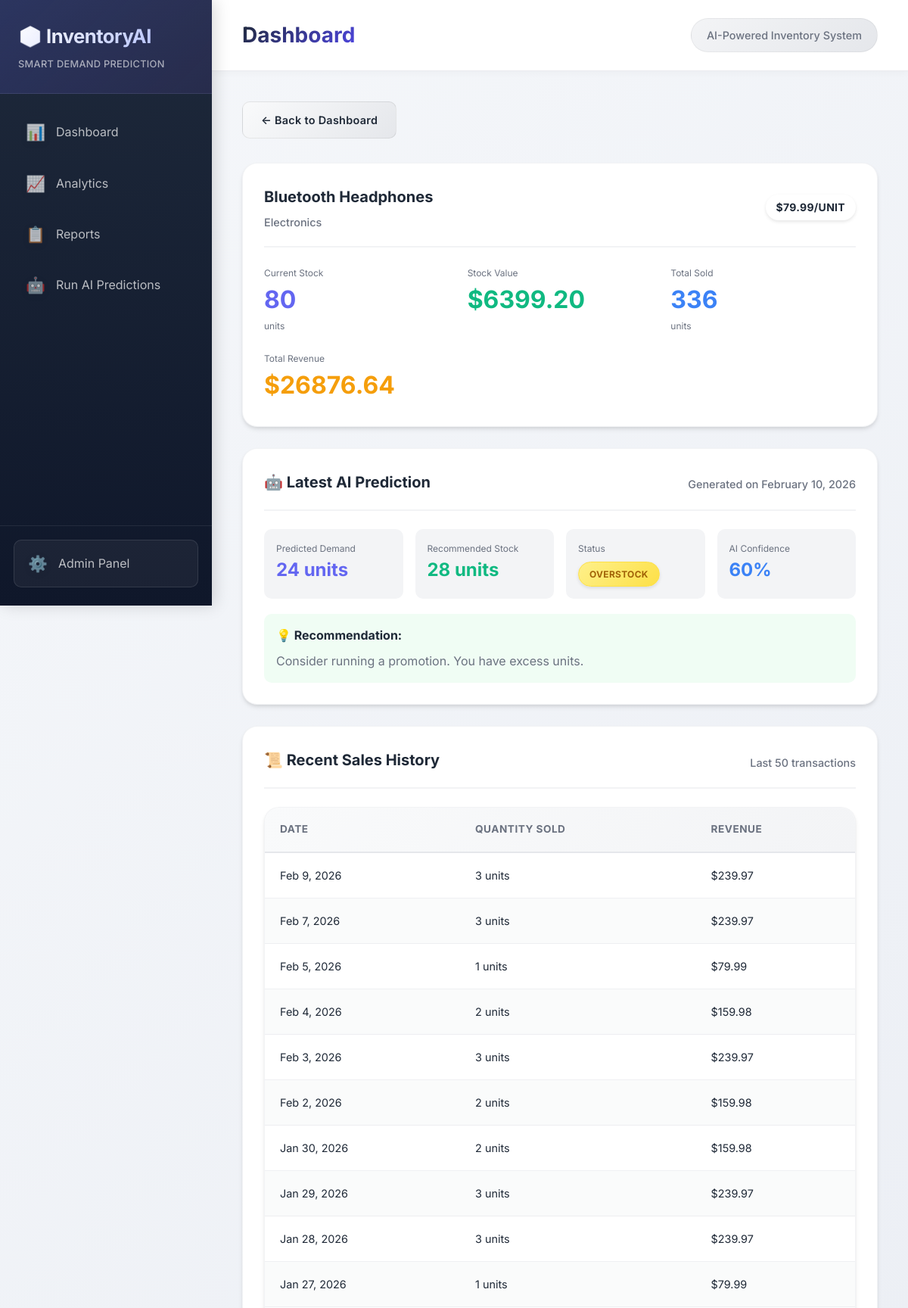
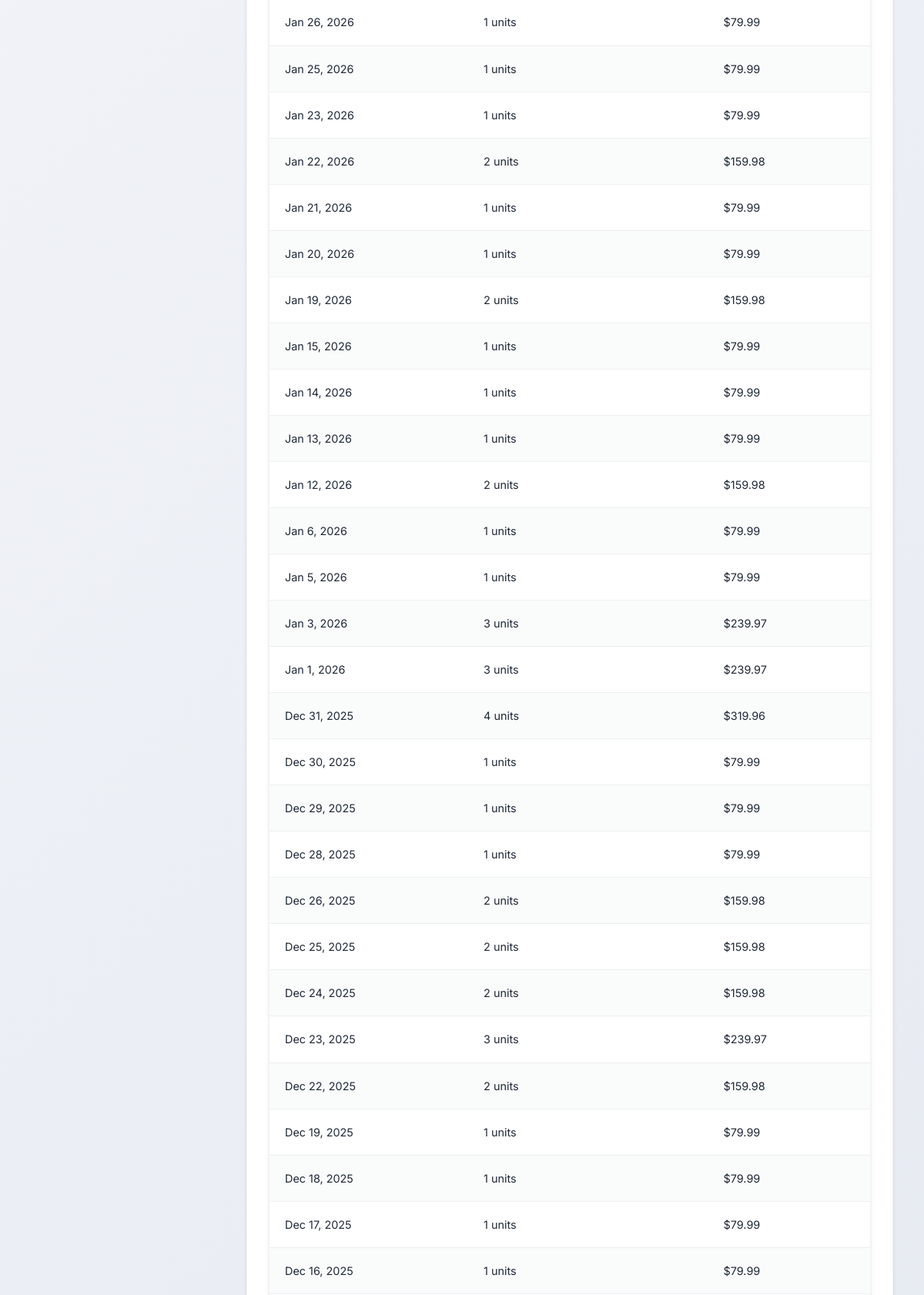
Screenshot of /product/2/ (upper part) with the database file from the repository (2 pictures, top to bottom).
### inventory_system/models.py (models this page shows, shortened)
class Product(models.Model):
    CATEGORY_CHOICES = [
        ('electronics', 'Electronics'),
        ('clothing', 'Clothing'),
        ('food', 'Food & Beverages'),
        ('home', 'Home & Garden'),
        ('sports', 'Sports & Outdoors'),
        ('toys', 'Toys & Games'),
        ('books', 'Books & Media'),
        ('other', 'Other'),
    ]
    name = models.CharField(max_length=200, unique=True)
    category = models.CharField(max_length=20, choices=CATEGORY_CHOICES, default='other')
    current_stock = models.IntegerField(default=0)
    unit_price = models.DecimalField(max_digits=10, decimal_places=2)
    created_at = models.DateTimeField(auto_now_add=True)
    updated_at = models.DateTimeField(auto_now=True)
    class Meta:
        ordering = ['name']
        verbose_name_plural = 'Products'
    @property
    def stock_value(self):
        return self.current_stock * float(self.unit_price)

class InventoryPrediction(models.Model):
    STATUS_CHOICES = [
        ('low_stock', 'Low Stock'),
        ('optimal', 'Optimal'),
        ('overstock', 'Overstock'),
    ]
    product = models.ForeignKey(Product, on_delete=models.CASCADE, related_name='predictions')
    predicted_demand = models.IntegerField()
    recommended_stock = models.IntegerField()
    date_of_prediction = models.DateTimeField(auto_now_add=True)
    status = models.CharField(max_length=20, choices=STATUS_CHOICES, default='optimal')
    confidence_score = models.FloatField(null=True, blank=True)
    prediction_period = models.CharField(max_length=50, default='Next 30 days')
    class Meta:
        ordering = ['-date_of_prediction']
        verbose_name_plural = 'Inventory Predictions'

class SalesRecord(models.Model):
    product = models.ForeignKey(Product, on_delete=models.CASCADE, related_name='sales_records')
    quantity_sold = models.IntegerField()
    sale_date = models.DateField(default=timezone.now)
    revenue = models.DecimalField(max_digits=12, decimal_places=2, null=True, blank=True)
    class Meta:
        ordering = ['-sale_date']
        verbose_name_plural = 'Sales Records'

### inventory_system/views.py (the view)
# urls.py: path('product/<int:product_id>/', views.product_detail, name='product_detail'),
def product_detail(request, product_id):
    product = get_object_or_404(Product, id=product_id)
    latest_prediction = product.predictions.first()
    from django.utils import timezone
    from datetime import timedelta
    six_months_ago = timezone.now().date() - timedelta(days=180)
    sales_history = product.sales_records.filter(
        sale_date__gte=six_months_ago
    ).order_by('-sale_date')[:50]
    total_sales = product.sales_records.aggregate(
        total_quantity=Sum('quantity_sold'),
        total_revenue=Sum('revenue')
    )
    avg_monthly_sales = product.sales_records.filter(
        sale_date__gte=six_months_ago
    ).aggregate(
        avg_monthly=Sum('quantity_sold') / 6
    )
    context = {
        'product': product,
        'latest_prediction': latest_prediction,
        'sales_history': sales_history,
        'total_quantity_sold': total_sales['total_quantity'] or 0,
        'total_revenue': total_sales['total_revenue'] or 0,
        'avg_monthly_sales': avg_monthly_sales.get('avg_monthly', 0),
        'page_title': f'Product: {product.name}',
    }
    return render(request, 'inventory_system/product_detail.html', context)

### inventory_system/templatetags/inventory_filters.py (called while the page is built)
@register.filter
def percentage(value):
    try:
        value = float(value)
        return f"{int(value * 100)}%"
    except (ValueError, TypeError):
        return "N/A"

### templates/inventory_system/product_detail.html (shortened to what this page needs)
{% extends 'base.html' %}
{% load inventory_filters %}
{% block content %}
<div style="margin-bottom: 24px;">
    <a href="{% url 'inventory_system:dashboard' %}" class="btn btn-secondary">← Back to Dashboard</a>
</div>
<div class="card">
    <div class="card-header">
        <div>
            <h3 class="card-title">{{ product.name }}</h3>
            <p class="card-subtitle">{{ product.get_category_display }}</p>
        </div>
        <div>
            <span class="badge" style="font-size: 0.875rem;">${{ product.unit_price }}/unit</span>
        </div>
    </div>
    <div style="display: grid; grid-template-columns: repeat(auto-fit, minmax(200px, 1fr)); gap: 24px;">
        <div>
            <div style="font-size: 0.75rem; color: var(--text-secondary);">Current Stock</div>
            <div style="font-size: 2rem; font-weight: 700; color: var(--primary-color);">{{ product.current_stock }}</div>
            <div style="font-size: 0.75rem; color: var(--text-secondary);">units</div>
        </div>
        <div>
            <div style="font-size: 0.75rem; color: var(--text-secondary);">Stock Value</div>
            <div style="font-size: 2rem; font-weight: 700; color: var(--success-color);">${{ product.stock_value|floatformat:2 }}</div>
        </div>
        <div>
            <div style="font-size: 0.75rem; color: var(--text-secondary);">Total Sold</div>
            <div style="font-size: 2rem; font-weight: 700; color: var(--info-color);">{{ total_quantity_sold }}</div>
            <div style="font-size: 0.75rem; color: var(--text-secondary);">units</div>
        </div>
        <div>
            <div style="font-size: 0.75rem; color: var(--text-secondary);">Total Revenue</div>
            <div style="font-size: 2rem; font-weight: 700; color: var(--warning-color);">${{ total_revenue|floatformat:2 }}</div>
        </div>
    </div>
</div>
{% if latest_prediction %}
<div class="card">
    <div class="card-header">
        <h3 class="card-title">🤖 Latest AI Prediction</h3>
        <p class="card-subtitle">Generated on {{ latest_prediction.date_of_prediction|date:"F j, Y" }}</p>
    </div>
    <div style="display: grid; grid-template-columns: repeat(auto-fit, minmax(180px, 1fr)); gap: 16px;">
        <div style="padding: 16px; background-color: var(--bg-primary); border-radius: var(--radius-md);">
            <div style="font-size: 0.75rem; color: var(--text-secondary);">Predicted Demand</div>
            <div style="font-size: 1.5rem; font-weight: 700; color: var(--primary-color);">
                {{ latest_prediction.predicted_demand }} units
            </div>
        </div>
        <div style="padding: 16px; background-color: var(--bg-primary); border-radius: var(--radius-md);">
            <div style="font-size: 0.75rem; color: var(--text-secondary);">Recommended Stock</div>
            <div style="font-size: 1.5rem; font-weight: 700; color: var(--success-color);">
                {{ latest_prediction.recommended_stock }} units
            </div>
        </div>
        <div style="padding: 16px; background-color: var(--bg-primary); border-radius: var(--radius-md);">
            <div style="font-size: 0.75rem; color: var(--text-secondary);">Status</div>
            <div style="margin-top: 8px;">
                {% if latest_prediction.status == 'low_stock' %}
                    <span class="badge low-stock">Low Stock</span>
                {% elif latest_prediction.status == 'optimal' %}
                    <span class="badge optimal">Optimal</span>
                {% else %}
                    <span class="badge overstock">Overstock</span>
                {% endif %}
            </div>
        </div>
        {% if latest_prediction.confidence_score %}
        <div style="padding: 16px; background-color: var(--bg-primary); border-radius: var(--radius-md);">
            <div style="font-size: 0.75rem; color: var(--text-secondary);">AI Confidence</div>
            <div style="font-size: 1.5rem; font-weight: 700; color: var(--info-color);">
                {{ latest_prediction.confidence_score|percentage }}
            </div>
        </div>
        {% endif %}
    </div>
    <div style="margin-top: 20px; padding: 16px; background-color: #f0fdf4; border-radius: var(--radius-md);">
        <strong>💡 Recommendation:</strong>
        {% if latest_prediction.status == 'low_stock' %}
            <p style="margin: 8px 0 0 0; color: var(--text-secondary);">
                Order <strong>{{ latest_prediction.recommended_stock|add:product.current_stock }}</strong> more units to meet predicted demand.
            </p>
        {% elif latest_prediction.status == 'overstock' %}
            <p style="margin: 8px 0 0 0; color: var(--text-secondary);">
                Consider running a promotion. You have <strong>{{ product.current_stock|add:"-"|add:latest_prediction.recommended_stock }}</strong> excess units.
            </p>
        {% else %}
            <p style="margin: 8px 0 0 0; color: var(--text-secondary);">
                Stock levels are optimal. No immediate action required.
            </p>
        {% endif %}
    </div>
</div>
{% endif %}
{% if sales_history %}
<div class="card">
    <div class="card-header">
        <h3 class="card-title">📜 Recent Sales History</h3>
        <p class="card-subtitle">Last 50 transactions</p>
    </div>
    <div class="table-container">
        <table class="table">
            <thead>
                <tr>
                    <th>Date</th>
                    <th>Quantity Sold</th>
                    <th>Revenue</th>
                </tr>
            </thead>
            <tbody>
                {% for sale in sales_history %}
                <tr>
                    <td>{{ sale.sale_date|date:"M j, Y" }}</td>
                    <td>{{ sale.quantity_sold }} units</td>
                    <td>${{ sale.revenue }}</td>
                </tr>
                {% endfor %}
            </tbody>
        </table>
    </div>
</div>
{% endif %}
{% endblock %}

### static/css/style.css (style rules this page uses)
:root { --primary-color: #6366f1; --primary-hover: #4f46e5; --primary-light: #818cf8; --success-color: #10b981; --success-light: #34d399; --warning-color: #f59e0b; --warning-light: #fbbf24; --danger-color: #ef4444; --danger-light: #f87171; --info-color: #3b82f6; --info-light: #60a5fa; --purple-color: #8b5cf6; --pink-color: #ec4899; --cyan-color: #06b6d4; --bg-primary: #f3f4f6; --bg-secondary: #ffffff; --bg-sidebar: linear-gradient(180deg, #1e293b 0%, #0f172a 100%); --text-primary: #1f2937; --text-secondary: #6b7280; --text-light: #9ca3af; --border-color: #e5e7eb; --shadow-sm: 0 1px 3px rgba(0, 0, 0, 0.08), 0 1px 2px rgba(0, 0, 0, 0.04); --shadow-md: 0 4px 6px -1px rgba(0, 0, 0, 0.1), 0 2px 4px -1px rgba(0, 0, 0, 0.06); --shadow-lg: 0 10px 15px -3px rgba(0, 0, 0, 0.1), 0 4px 6px -2px rgba(0, 0, 0, 0.05); --shadow-xl: 0 20px 25px -5px rgba(0, 0, 0, 0.1), 0 10px 10px -5px rgba(0, 0, 0, 0.04); --shadow-glow: 0 0 20px rgba(99, 102, 241, 0.3); --radius-sm: 6px; --radius-md: 10px; --radius-lg: 16px; --radius-xl: 20px; --gradient-primary: linear-gradient(135deg, #667eea 0%, #764ba2 100%); --gradient-success: linear-gradient(135deg, #11998e 0%, #38ef7d 100%); --gradient-warning: linear-gradient(135deg, #f093fb 0%, #f5576c 100%); --gradient-danger: linear-gradient(135deg, #fa709a 0%, #fee140 100%); --gradient-info: linear-gradient(135deg, #4facfe 0%, #00f2fe 100%); --gradient-purple: linear-gradient(135deg, #a8edea 0%, #fed6e3 100%); --gradient-ocean: linear-gradient(135deg, #667eea 0%, #764ba2 100%); }
* { margin: 0; padding: 0; box-sizing: border-box; }
body { font-family: 'Inter', -apple-system, BlinkMacSystemFont, 'Segoe UI', Roboto, 'Helvetica Neue', Arial, sans-serif; background: linear-gradient(135deg, #f5f7fa 0%, #e4e8f0 100%); color: var(--text-primary); line-height: 1.6; min-height: 100vh; }
.card { background: var(--bg-secondary); border-radius: var(--radius-xl); box-shadow: var(--shadow-md); padding: 28px; margin-bottom: 28px; border: 1px solid rgba(229, 231, 235, 0.5); transition: all 0.3s ease; }
.card-header { display: flex; justify-content: space-between; align-items: center; margin-bottom: 24px; padding-bottom: 20px; border-bottom: 2px solid rgba(229, 231, 235, 0.5); }
.card-title { font-size: 1.25rem; font-weight: 700; color: var(--text-primary); }
.card-subtitle { font-size: 0.9rem; color: var(--text-secondary); margin-top: 6px; font-weight: 500; }
.table-container { background: var(--bg-secondary); border-radius: var(--radius-xl); box-shadow: var(--shadow-md); overflow: hidden; border: 1px solid rgba(229, 231, 235, 0.5); }
.table { width: 100%; border-collapse: collapse; }
.table thead { background: linear-gradient(135deg, #f9fafb 0%, #f3f4f6 100%); }
.table th { padding: 18px 20px; text-align: left; font-weight: 700; font-size: 0.85rem; color: var(--text-secondary); text-transform: uppercase; letter-spacing: 0.5px; border-bottom: 2px solid var(--border-color); }
.table td { padding: 18px 20px; border-bottom: 1px solid rgba(229, 231, 235, 0.6); font-size: 0.9rem; color: var(--text-primary); }
.table tbody tr { transition: all 0.2s ease; }
.table tbody tr:nth-child(even) { background: rgba(243, 244, 246, 0.4); }
.badge { display: inline-block; padding: 6px 14px; border-radius: 9999px; font-size: 0.75rem; font-weight: 700; text-transform: uppercase; letter-spacing: 0.3px; box-shadow: 0 2px 4px rgba(0, 0, 0, 0.1); }
.badge.overstock { background: linear-gradient(135deg, #fef08a 0%, #fde047 100%); color: #a16207; border: 1px solid #fde047; }
.btn { display: inline-block; padding: 12px 24px; border: none; border-radius: var(--radius-md); font-size: 0.9rem; font-weight: 600; text-decoration: none; cursor: pointer; transition: all 0.3s cubic-bezier(0.4, 0, 0.2, 1); position: relative; overflow: hidden; letter-spacing: 0.3px; }
.btn::before { content: ''; position: absolute; top: 0; left: -100%; width: 100%; height: 100%; background: linear-gradient(90deg, transparent, rgba(255, 255, 255, 0.3), transparent); transition: left 0.5s; }
.btn-secondary { background: linear-gradient(135deg, #f9fafb 0%, #e5e7eb 100%); color: var(--text-primary); border: 1px solid rgba(0, 0, 0, 0.08); }
.summary-card, .card, .table tbody tr { animation: fadeIn 0.4s ease; }

### rows the page displays
Product: name "Bluetooth Headphones", category "Electronics", unit_price "79.99", current_stock "80", stock_value "6399.20"
InventoryPrediction: date_of_prediction "February 10, 2026", predicted_demand "24", recommended_stock "28", confidence_score|percentage "60%"
SalesRecord: sale_date "Feb 9, 2026", quantity_sold "3", revenue "239.97"
SalesRecord: sale_date "Feb 7, 2026", quantity_sold "3", revenue "239.97"
SalesRecord: sale_date "Feb 5, 2026", quantity_sold "1", revenue "79.99"
SalesRecord: sale_date "Feb 4, 2026", quantity_sold "2", revenue "159.98"
SalesRecord: sale_date "Feb 3, 2026", quantity_sold "3", revenue "239.97"
SalesRecord: sale_date "Feb 2, 2026", quantity_sold "2", revenue "159.98"
SalesRecord: sale_date "Jan 30, 2026", quantity_sold "2", revenue "159.98"
SalesRecord: sale_date "Jan 29, 2026", quantity_sold "3", revenue "239.97"
SalesRecord: sale_date "Jan 28, 2026", quantity_sold "3", revenue "239.97"
SalesRecord: sale_date "Jan 27, 2026", quantity_sold "1", revenue "79.99"
SalesRecord: sale_date "Jan 26, 2026", quantity_sold "1", revenue "79.99"
SalesRecord: sale_date "Jan 25, 2026", quantity_sold "1", revenue "79.99"
SalesRecord: sale_date "Jan 23, 2026", quantity_sold "1", revenue "79.99"
SalesRecord: sale_date "Jan 22, 2026", quantity_sold "2", revenue "159.98"
SalesRecord: sale_date "Jan 21, 2026", quantity_sold "1", revenue "79.99"
SalesRecord: sale_date "Jan 20, 2026", quantity_sold "1", revenue "79.99"
SalesRecord: sale_date "Jan 19, 2026", quantity_sold "2", revenue "159.98"
SalesRecord: sale_date "Jan 15, 2026", quantity_sold "1", revenue "79.99"
SalesRecord: sale_date "Jan 14, 2026", quantity_sold "1", revenue "79.99"
SalesRecord: sale_date "Jan 13, 2026", quantity_sold "1", revenue "79.99"
SalesRecord: sale_date "Jan 12, 2026", quantity_sold "2", revenue "159.98"
SalesRecord: sale_date "Jan 6, 2026", quantity_sold "1", revenue "79.99"
SalesRecord: sale_date "Jan 5, 2026", quantity_sold "1", revenue "79.99"
SalesRecord: sale_date "Jan 3, 2026", quantity_sold "3", revenue "239.97"
SalesRecord: sale_date "Jan 1, 2026", quantity_sold "3", revenue "239.97"
SalesRecord: sale_date "Dec 31, 2025", quantity_sold "4", revenue "319.96"
SalesRecord: sale_date "Dec 30, 2025", quantity_sold "1", revenue "79.99"
SalesRecord: sale_date "Dec 29, 2025", quantity_sold "1", revenue "79.99"
SalesRecord: sale_date "Dec 28, 2025", quantity_sold "1", revenue "79.99"
SalesRecord: sale_date "Dec 26, 2025", quantity_sold "2", revenue "159.98"
SalesRecord: sale_date "Dec 25, 2025", quantity_sold "2", revenue "159.98"
SalesRecord: sale_date "Dec 24, 2025", quantity_sold "2", revenue "159.98"
SalesRecord: sale_date "Dec 23, 2025", quantity_sold "3", revenue "239.97"
SalesRecord: sale_date "Dec 22, 2025", quantity_sold "2", revenue "159.98"
SalesRecord: sale_date "Dec 19, 2025", quantity_sold "1", revenue "79.99"
SalesRecord: sale_date "Dec 18, 2025", quantity_sold "1", revenue "79.99"
SalesRecord: sale_date "Dec 17, 2025", quantity_sold "1", revenue "79.99"
SalesRecord: sale_date "Dec 16, 2025", quantity_sold "1", revenue "79.99"

### other values shown
{{ total_quantity_sold }} "336"
{{ total_revenue|floatformat:2 }} "26876.64"
